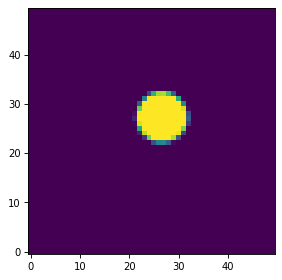

Generate this figure with Python:
import matplotlib.pyplot as plt
from regions.core import PixCoord
from regions.shapes.circle import CirclePixelRegion

center = PixCoord(26.6, 27.2)
reg = CirclePixelRegion(center, 5.2)

mask = reg.to_mask(mode='exact')
plt.figure(figsize=(4, 4))
shape = (50, 50)
plt.imshow(mask.to_image(shape), cmap=plt.cm.viridis,
           interpolation='nearest', origin='lower')
